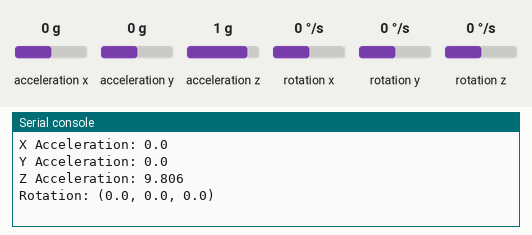
Recording of a program running on a simulated Raspberry Pi Pico running CircuitPython. Shown: the last lines printed to the serial console. The test bench sets the inputs (shaded band); at power-on: acceleration x 0 g, acceleration y 0 g, acceleration z 1 g, rotation x 0 °/s, rotation y 0 °/s, rotation z 0 °/s.

Above: at 1.2 s.
1.3 s: acceleration x set to -1.4 g
2.8 s: acceleration y set to -1.4 g
4.3 s: acceleration z set to -1.4 g
At 5.6 s:
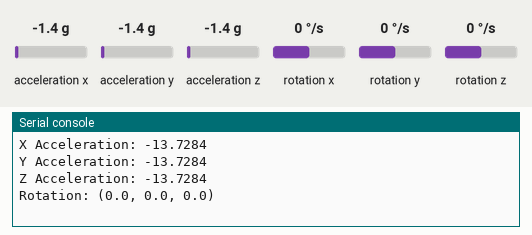
5.8 s: rotation x set to -192 °/s
At 6.8 s:
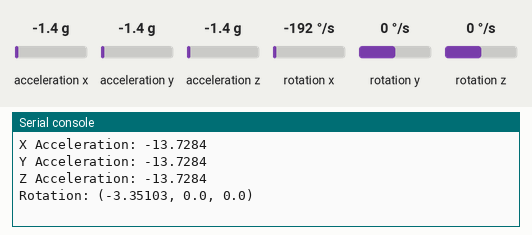
7.3 s: rotation y set to -192 °/s
At 8.7 s:
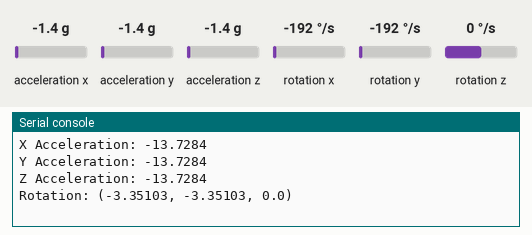

Measured:
- after the input at 4.3 s, the serial console: prints a new line after 0.71 s (image 1)
- after the input at 5.8 s, the serial console: prints a new line after 0.22 s (image 2)
- after the input at 7.3 s, the serial console: prints a new line after 0.72 s (image 3)

The program:

Crash_Avoidance1.py
```python
#type: ignore
import time #imports
import board
import digitalio
import pwmio
from adafruit_motor import servo
from digitalio import DigitalInOut,Direction,Pull
import adafruit_mpu6050
import busio

sda_pin = board.GP14 #wiring up accelerometer
scl_pin = board.GP15
i2c = busio.I2C(scl_pin, sda_pin)

mpu = adafruit_mpu6050.MPU6050(i2c) #initializing MPU

#printing acceleration values
while True:
    print("X Acceleration: " + (str(mpu.acceleration[0])))
    print("Y Acceleration: " + (str(mpu.acceleration[1])))
    print("Z Acceleration: " + (str(mpu.acceleration[2])))
    print("Rotation: " + (str(mpu.gyro)))
    print("")
    time.sleep(1)
```
